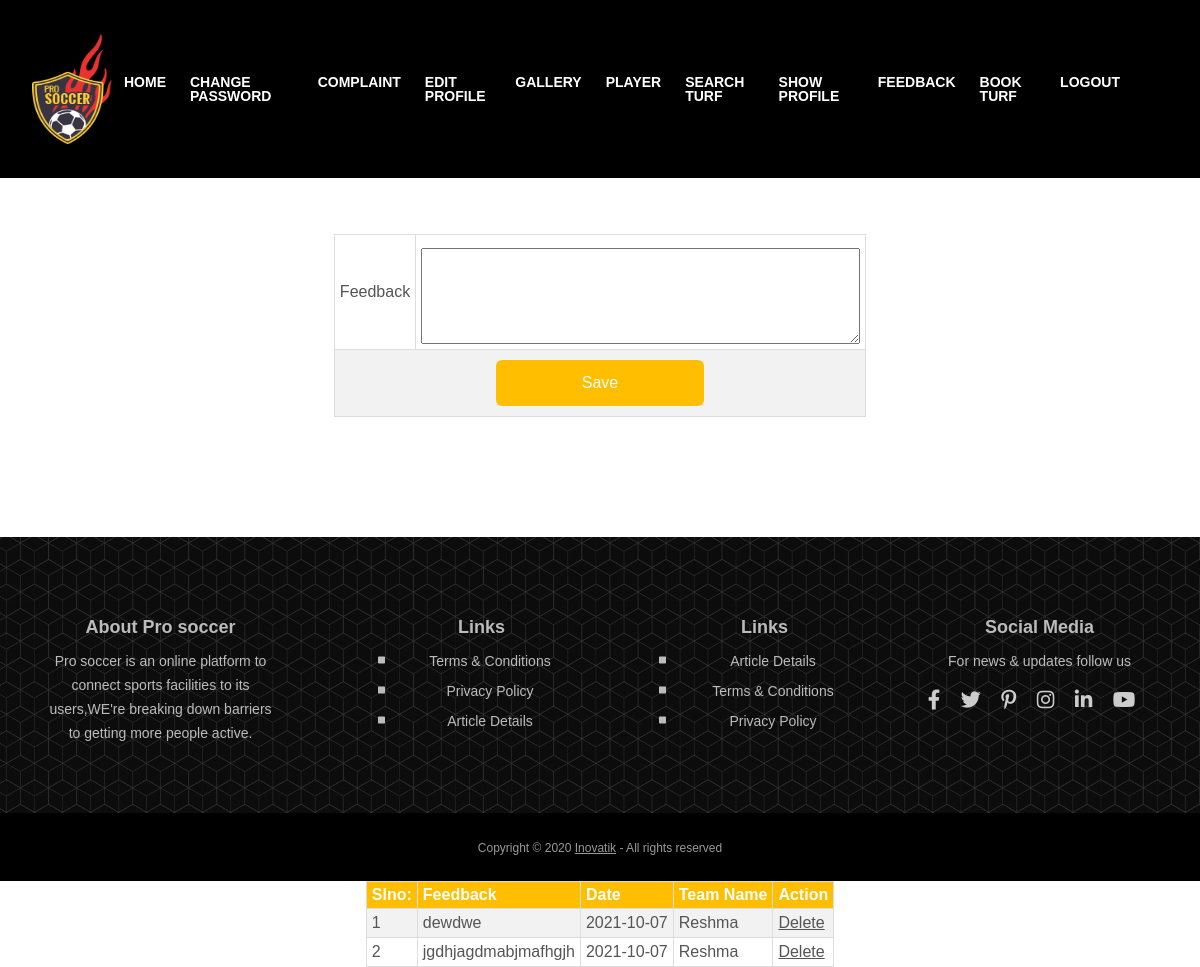
The app's page /Project/Team/FeedbackDetails.php with its own data.
### tables this page shows
CREATE TABLE `tbl_feedback` (
  `feedback_id` int(50) NOT NULL auto_increment,
  `feedback_details` varchar(100) NOT NULL,
  `feedback_date` date NOT NULL,
  `team_id` int(50) NOT NULL,
  PRIMARY KEY  (`feedback_id`)
);

CREATE TABLE `tbl_team` (
  `team_id` int(50) NOT NULL auto_increment,
  `team_name` varchar(100) NOT NULL,
  `team_contact` int(50) NOT NULL,
  `team_email` varchar(100) NOT NULL,
  `place_id` int(50) NOT NULL,
  `team_photo` varchar(1000) NOT NULL,
  `team_username` varchar(100) NOT NULL,
  `team_password` varchar(100) NOT NULL,
  `team_status` varchar(50) NOT NULL default '0',
  PRIMARY KEY  (`team_id`)
);

### Project/Team/FeedbackDetails.php (the view, shortened to what this page needs)
<?php
		 include("Links.php");
		 include("Head.php");
?>
<!DOCTYPE html PUBLIC "-//W3C//DTD XHTML 1.0 Transitional//EN" "http://www.w3.org/TR/xhtml1/DTD/xhtml1-transitional.dtd">
<html xmlns="http://www.w3.org/1999/xhtml">
<head>
</head>
<body>
<div id="tab" align="center">
<form id="form1" name="form1" method="post" action="">
  <table width="200" border="1">
    <tr>
      <td>Feedback</td>
      <td><label for="txtFeedback"></label>
      <textarea name="txtFeedback" required="required" id="txtFeedback" cols="45" rows="5" required="required"></textarea></td>
    </tr>
    <tr>
      <td colspan="2" align="center">
      <input type="submit" name="btnSave" id="btnSave" value="Save" /></td></td>
    </tr>
  </table>
</form>
<table align="center" border="1" cellpadding="3">
<tr>
<th>Slno:</th>
<th>Feedback</th>
<th>Date</th>
<th>Team Name</th>
<th>Action</th>
</tr>
<?php
$i=0;
$sel="select * from tbl_feedback p  inner join tbl_team d on p.team_id=d.team_id";
$datas=mysql_query($sel,$conn);
while($row=mysql_fetch_array($datas))
{
?>
<tr>
<td><?php echo $i=$i+1 ?></td>
<td><?php echo $row["feedback_details"]?></td>
<td><?php echo $row["feedback_date"]?></td>
<td><?php echo $row["team_name"]?></td>
<td colspan="2">
<a href="FeedbackDetails.php?delid=<?php echo $row["feedback_id"];?>">Delete</a>
</td>
</tr>
<?php
}
?>
</body>
<br />
<br /><br />
<br />
<?php
include("Foot.php");
?>
</html>

### Project/Template/User/css/styles.css (style rules this page uses)
body, html { width: 100%; height: 100%; }
body, p { color: #555; font: 400 1rem/1.625rem "Montserrat", sans-serif; }
a { color: #555; text-decoration: underline; }

### Project/Template/form.css (style rules this page uses)
#tab { font-family: "Trebuchet MS", Arial, Helvetica, sans-serif; border-collapse: collapse; width: 100%; }
#tab td, #tab th { border: 1px solid #ddd; padding: 5px; }
#tab tr:nth-child(even) { background-color: #f2f2f2; }
#tab th { padding-top: 4px; padding-bottom: 4px; text-align: left; background-color:#ffbf00; color: white; }
input[type=submit] { width: 40%; background-color: #ffbf00; color: white; padding: 14px 20px; margin: 5px 0; border: none; border-radius: 6px; cursor: pointer; }

### records on screen
tbl_feedback: feedback_details "dewdwe", feedback_date "2021-10-07", team.team_name "Reshma"
tbl_feedback: i "2", feedback_details "jgdhjagdmabjmafhgjh", feedback_date "2021-10-07", team.team_name "Reshma"
